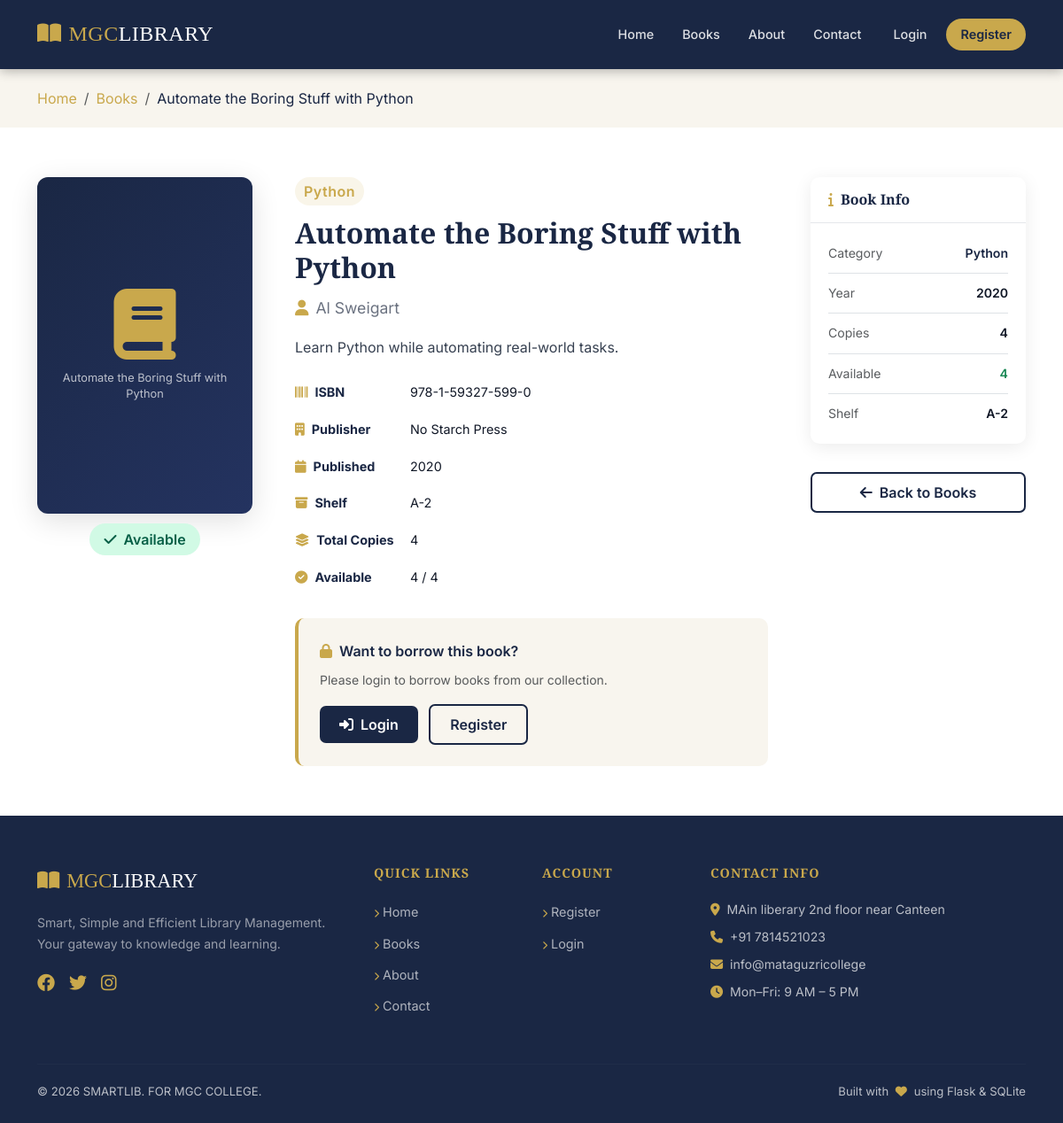
The page /book/2 on the database its author committed.
### tables this page shows
CREATE TABLE books (
            id INTEGER PRIMARY KEY AUTOINCREMENT,
            title TEXT NOT NULL,
            author TEXT NOT NULL,
            category TEXT NOT NULL,
            isbn TEXT UNIQUE,
            publisher TEXT,
            publication_year INTEGER,
            quantity INTEGER NOT NULL,
            available_quantity INTEGER NOT NULL,
            shelf TEXT,
            description TEXT,
            cover_image TEXT,
            added_date TEXT
        );

### library_management_system/app.py (the view, shortened to what this page needs)
@app.route('/book/<int:book_id>')
def book_details(book_id):
    book = get_book_by_id(book_id)
    if not book:
        return render_template('404.html'), 404
    already_borrowed = False
    return render_template('book_details.html', book=book, already_borrowed=already_borrowed)

### library_management_system/app.py (called while the page is built)
@app.context_processor
def inject_user():
    return dict(current_user=get_current_user(), now=datetime.now())

### library_management_system/auth.py (called while the page is built)
def get_current_user():
    if 'user_id' in session:
        return get_user_by_id(session['user_id'])
    return None

### library_management_system/database.py (called while the page is built)
def get_db():
    conn = sqlite3.connect(DB_PATH)
    conn.row_factory = sqlite3.Row
    conn.execute("PRAGMA foreign_keys = ON")
    return conn

def get_book_by_id(book_id):
    conn = get_db()
    c = conn.cursor()
    c.execute("SELECT * FROM books WHERE id=?", (book_id,))
    book = c.fetchone()
    conn.close()
    return book

### library_management_system/templates/book_details.html (shortened to what this page needs)
{% extends 'base.html' %}
{% block content %}
<div style="background:var(--cream);padding:20px 0;">
  <div class="container">
    <nav aria-label="breadcrumb">
      <ol class="breadcrumb mb-0">
        <li class="breadcrumb-item"><a href="{{ url_for('index') }}" class="text-gold">Home</a></li>
        <li class="breadcrumb-item"><a href="{{ url_for('books') }}" class="text-gold">Books</a></li>
        <li class="breadcrumb-item active" style="color:var(--navy);">{{ book['title'][:40] }}{% if book['title']|length > 40 %}…{% endif %}</li>
      </ol>
    </nav>
  </div>
</div>
<section style="padding:56px 0;">
  <div class="container">
    <div class="row g-5">
      <div class="col-lg-3 col-md-4 text-center">
        <div class="book-detail-cover-placeholder mx-auto">
          <i class="fas fa-book"></i>
          <div style="color:rgba(255,255,255,.7);font-size:.8rem;margin-top:12px;padding:0 16px;line-height:1.4;">
            {{ book['title'] }}
          </div>
        </div>
        <div class="mt-3">
          {% if book['available_quantity'] > 0 %}
          <span class="availability-badge badge-available fs-6 px-3 py-2"><i class="fas fa-check me-2"></i>Available</span>
          {% else %}
          <span class="availability-badge badge-unavailable fs-6 px-3 py-2"><i class="fas fa-times me-2"></i>Unavailable</span>
          {% endif %}
        </div>
      </div>
      <div class="col-lg-6 col-md-8">
        <span class="book-category-badge fs-6 mb-2">{{ book['category'] }}</span>
        <h2 class="section-title mt-1" style="font-size:2rem;">{{ book['title'] }}</h2>
        <p style="font-size:1.1rem;color:var(--muted);"><i class="fas fa-user me-2 text-gold"></i>{{ book['author'] }}</p>
        {% if book['description'] %}
        <p style="line-height:1.8;color:#374151;margin-bottom:24px;">{{ book['description'] }}</p>
        {% endif %}
        <div class="row g-2 mb-3">
          <div class="col-12"><div class="book-meta-item"><strong><i class="fas fa-barcode me-2 text-gold"></i>ISBN</strong>{{ book['isbn'] or 'N/A' }}</div></div>
          <div class="col-12"><div class="book-meta-item"><strong><i class="fas fa-building me-2 text-gold"></i>Publisher</strong>{{ book['publisher'] or 'N/A' }}</div></div>
          <div class="col-12"><div class="book-meta-item"><strong><i class="fas fa-calendar me-2 text-gold"></i>Published</strong>{{ book['publication_year'] or 'N/A' }}</div></div>
          <div class="col-12"><div class="book-meta-item"><strong><i class="fas fa-archive me-2 text-gold"></i>Shelf</strong>{{ book['shelf'] or 'N/A' }}</div></div>
          <div class="col-12"><div class="book-meta-item"><strong><i class="fas fa-layer-group me-2 text-gold"></i>Total Copies</strong>{{ book['quantity'] }}</div></div>
          <div class="col-12"><div class="book-meta-item"><strong><i class="fas fa-check-circle me-2 text-gold"></i>Available</strong>{{ book['available_quantity'] }} / {{ book['quantity'] }}</div></div>
        </div>
        <div class="mt-4 p-4" style="background:var(--cream);border-radius:var(--radius);border-left:4px solid var(--gold);">
          {% if current_user and current_user.role == 'student' %}
            {% if already_borrowed %}
            <p class="text-muted mb-2"><i class="fas fa-info-circle text-gold me-2"></i>You have already borrowed this book.</p>
            <a href="{{ url_for('my_books') }}" class="btn btn-outline-secondary">View My Books</a>
            {% elif book['available_quantity'] > 0 %}
            <p class="fw-semibold mb-2" style="color:var(--navy);"><i class="fas fa-hand-holding-heart text-gold me-2"></i>Ready to borrow?</p>
            <p class="text-muted small mb-3">Borrow period: 14 days &bull; Fine for late return: ₹5/day</p>
            <form action="{{ url_for('borrow_book', book_id=book['id']) }}" method="POST">
              <button type="submit" class="btn btn-gold" onclick="return confirm('Borrow \'{{ book['title'] }}\' for 14 days?')">
                <i class="fas fa-book me-2"></i>Borrow This Book
              </button>
            </form>
            {% else %}
            <p class="text-muted mb-2"><i class="fas fa-times-circle text-danger me-2"></i>This book is currently unavailable.</p>
            <button class="btn btn-secondary" disabled>Currently Unavailable</button>
            {% endif %}
          {% elif current_user and current_user.role == 'admin' %}
          <p class="text-muted mb-0"><i class="fas fa-shield-alt text-gold me-2"></i>Admin accounts cannot borrow books.</p>
          {% else %}
          <p class="mb-2" style="color:var(--navy);font-weight:600;"><i class="fas fa-lock text-gold me-2"></i>Want to borrow this book?</p>
          <p class="text-muted small mb-3">Please login to borrow books from our collection.</p>
          <a href="{{ url_for('login') }}" class="btn btn-navy me-2"><i class="fas fa-sign-in-alt me-2"></i>Login</a>
          <a href="{{ url_for('register') }}" class="btn-outline-navy btn">Register</a>
          {% endif %}
        </div>
      </div>
      <div class="col-lg-3">
        <div class="admin-card">
          <div class="admin-card-header"><h5><i class="fas fa-info me-2 text-gold"></i>Book Info</h5></div>
          <div class="admin-card-body">
            <div style="font-size:.88rem;line-height:2;">
              <div class="d-flex justify-content-between border-bottom pb-2 mb-2">
                <span class="text-muted">Category</span>
                <span class="fw-semibold text-navy">{{ book['category'] }}</span>
              </div>
              <div class="d-flex justify-content-between border-bottom pb-2 mb-2">
                <span class="text-muted">Year</span>
                <span class="fw-semibold">{{ book['publication_year'] or '—' }}</span>
              </div>
              <div class="d-flex justify-content-between border-bottom pb-2 mb-2">
                <span class="text-muted">Copies</span>
                <span class="fw-semibold">{{ book['quantity'] }}</span>
              </div>
              <div class="d-flex justify-content-between border-bottom pb-2 mb-2">
                <span class="text-muted">Available</span>
                <span class="fw-semibold {% if book['available_quantity'] > 0 %}text-success{% else %}text-danger{% endif %}">{{ book['available_quantity'] }}</span>
              </div>
              <div class="d-flex justify-content-between">
                <span class="text-muted">Shelf</span>
                <span class="fw-semibold">{{ book['shelf'] or '—' }}</span>
              </div>
            </div>
          </div>
        </div>
        <a href="{{ url_for('books') }}" class="btn btn-outline-navy w-100 mt-2">
          <i class="fas fa-arrow-left me-2"></i>Back to Books
        </a>
      </div>
    </div>
  </div>
</section>
{% endblock %}

### library_management_system/static/css/style.css (style rules this page uses)
:root { --navy: #1a2744; --navy-light: #243360; --gold: #c9a84c; --gold-light: #e8c96a; --cream: #f8f5ee; --dark: #111827; --muted: #6b7280; --border: #e5e7eb; --radius: 10px; --shadow: 0 4px 20px rgba(0,0,0,.08); --shadow-lg: 0 8px 32px rgba(0,0,0,.12); }
*, *::before, *::after { box-sizing: border-box; }
body { font-family: 'Inter', sans-serif; color: var(--dark); background: #fff; line-height: 1.65; }
h1,h2,h3,h4,h5,h6 { font-family: 'Playfair Display', serif; font-weight: 700; line-height: 1.2; }
a { color: var(--gold); text-decoration: none; }
section { padding: 80px 0; }
.section-title { font-size: clamp(1.8rem, 3vw, 2.5rem); color: var(--navy); margin-bottom: 12px; }
.book-category-badge { font-size: .7rem; font-weight: 600; background: rgba(201,168,76,.12); color: var(--gold); border-radius: 50px; padding: 3px 10px; display: inline-block; margin-bottom: 8px; letter-spacing: .5px; }
.availability-badge { font-size: .72rem; padding: 3px 10px; border-radius: 50px; font-weight: 600; }
.badge-available { background: #d1fae5; color: #065f46; }
.btn-navy { background: var(--navy); color: #fff !important; border: none; padding: 9px 22px; border-radius: 7px; font-weight: 600; transition: all .2s; }
.btn-outline-navy { background: transparent; color: var(--navy) !important; border: 2px solid var(--navy); padding: 9px 22px; border-radius: 7px; font-weight: 600; transition: all .2s; }
.admin-card { background: #fff; border-radius: var(--radius); box-shadow: var(--shadow); margin-bottom: 24px; }
.admin-card-header { padding: 16px 20px; border-bottom: 1px solid var(--border); display: flex; align-items: center; justify-content: space-between; }
.admin-card-header h5 { margin: 0; color: var(--navy); font-size: 1rem; }
.admin-card-body { padding: 20px; }
.book-detail-cover-placeholder { border-radius: 12px; box-shadow: var(--shadow-lg); width: 100%; max-width: 280px; height: 380px; background: linear-gradient(135deg, var(--navy), var(--navy-light)); display: flex; flex-direction: column; align-items: center; justify-content: center; color: rgba(255,255,255,.6); }
.book-detail-cover-placeholder i { font-size: 5rem; color: var(--gold); }
.book-meta-item { margin-bottom: 10px; font-size: .9rem; }
.book-meta-item strong { color: var(--navy); width: 130px; display: inline-block; }
.text-navy { color: var(--navy) !important; }
.text-gold { color: var(--gold) !important; }

### rows shown on the page
books: title "Automate the Boring Stuff with Python", category "Python", author "Al Sweigart", description "Learn Python while automating real-world tasks.", isbn "978-1-59327-599-0", publisher "No Starch Press", publication_year "2020", shelf "A-2", quantity "4", available_quantity "4"
